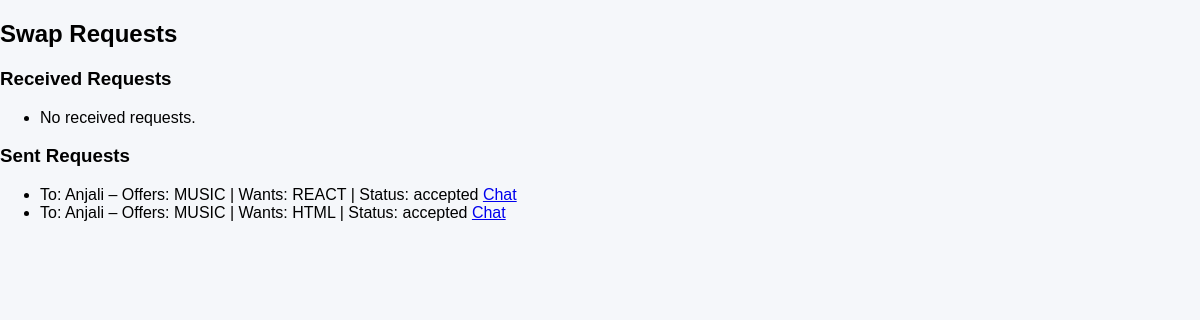
The page /requests/ (signed in) on the database as committed earlier.
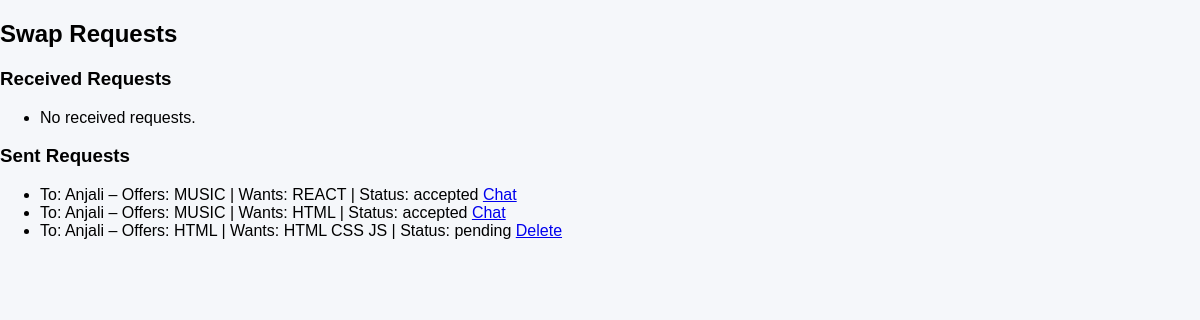
The same page on the database as committed later.
### skill_swap_user/models.py (models this page shows, shortened)
class SwapRequest(models.Model):
    sender = models.ForeignKey(CustomUser, on_delete=models.CASCADE, related_name='sent_requests')
    receiver = models.ForeignKey(CustomUser, on_delete=models.CASCADE, related_name='received_requests')
    skill_offered = models.CharField(max_length=100)
    skill_required = models.CharField(max_length=100)
    message = models.TextField(blank=True)
    status = models.CharField(max_length=20, choices=[
        ('pending', 'Pending'),
        ('accepted', 'Accepted'),
        ('rejected', 'Rejected')
    ], default='pending')
    created_at = models.DateTimeField(auto_now_add=True)

class CustomUser(AbstractBaseUser, PermissionsMixin):
    email = models.EmailField(unique=True)
    name = models.CharField(max_length=100)
    is_active = models.BooleanField(default=True)
    is_staff = models.BooleanField(default=False)
    class Meta:
        verbose_name = "User"
        verbose_name_plural = "Users"
    objects = CustomUserManager()
    USERNAME_FIELD = 'email'                    # for login
    REQUIRED_FIELDS = ['name']                  # for createsuperuser

### skill_swap_user/views.py (the view)
# urls.py: path('requests/', views.manage_requests, name='manage_requests'),
def manage_requests(request):
    if check_session_timeout(request) or not request.session.get('user_id'):
        return redirect('login')
    user = get_object_or_404(CustomUser, id=request.session['user_id'])
    received = SwapRequest.objects.filter(receiver=user)
    sent = SwapRequest.objects.filter(sender=user)
    return render(request, 'skill_swap_user/manage_requests.html', {
        'received': received,
        'sent': sent
    })

### skill_swap_user/views.py (called while the page is built, shortened)
def check_session_timeout(request):
    last_activity = request.session.get('last_activity')
    return False

### skill_swap_user/templates/skill_swap_user/manage_requests.html (shortened to what this page needs)
{% extends "skill_swap_user/base.html" %}
{% block content %}
<h2>Swap Requests</h2>
<h3>Received Requests</h3>
<ul>
  {% for swap in received %}
  <li>
    From: {{ swap.sender.name }} –
    Offers: {{ swap.skill_offered }} |
    Wants: {{ swap.skill_required }} |
    Status: {{ swap.status }}
    {% if swap.status == 'pending' %}
      <a href="{% url 'update_request_status' swap.id 'accept' %}">Accept</a>
      <a href="{% url 'update_request_status' swap.id 'reject' %}">Reject</a>
    {% elif swap.status == 'accepted' %}
      <a href="{% url 'chat' swap.id %}">Chat</a>
      {% if not swap.feedback %}
        <a href="{% url 'leave_feedback' swap.id %}">Leave Feedback</a>
      {% endif %}
    {% endif %}
  </li>
  {% empty %}
  <li>No received requests.</li>
  {% endfor %}
</ul>
<h3>Sent Requests</h3>
<ul>
  {% for swap in sent %}
  <li>
    To: {{ swap.receiver.name }} –
    Offers: {{ swap.skill_offered }} |
    Wants: {{ swap.skill_required }} |
    Status: {{ swap.status }}
    {% if swap.status == 'pending' %}
      <a href="{% url 'update_request_status' swap.id 'delete' %}">Delete</a>
    {% elif swap.status == 'accepted' %}
      <a href="{% url 'chat' swap.id %}">Chat</a>
    {% endif %}
  </li>
  {% empty %}
  <li>No sent requests.</li>
  {% endfor %}
</ul>
{% endblock %}

Rows that differ between the two databases and show on the page:
added SwapRequest: receiver.name "Anjali", skill_offered "HTML", skill_required "HTML CSS JS", status "pending", shows "Delete"
